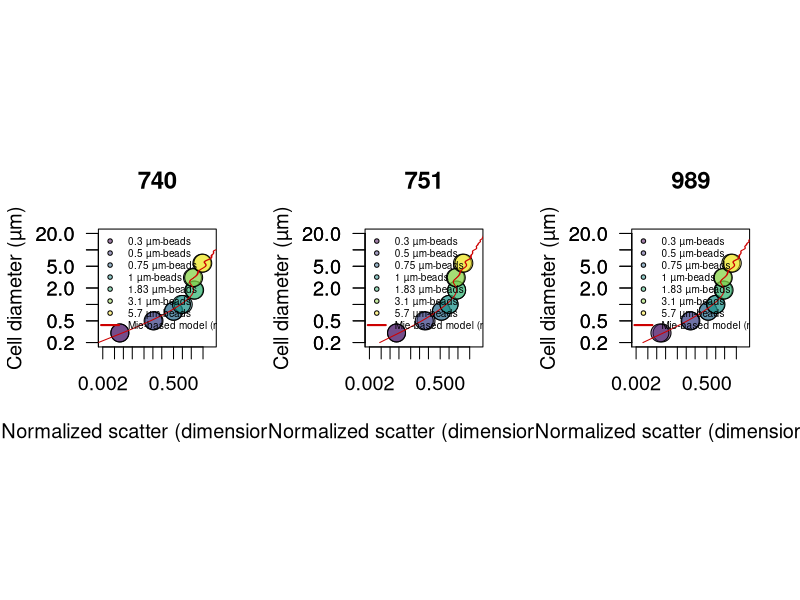

Generate this figure with R:
library(scales)
library(viridis)
path.to.git.repository <- "~/Documents/DATA/Codes/mie-theory"
setwd(path.to.git.repository)

#############################
### scatter normalization ###
#############################

beads740 <- read.csv("740-summary.csv")
beads740$fsc <- 10^((beads740$fsc.corr.high/2^16)*3.5)
id.740 <- which(beads740$size == 1) # find 1 micron beads
beads740$normalized.fsc <- beads740$fsc/mean(beads740[id.740,'fsc'])
beads740 <- beads740[order(beads740$size),]

beads989<- read.csv("989-summary.csv")
beads989$fsc <- 10^((beads989$fsc.corr.high/2^16)*3.5)
id.989 <- which(beads989$size == 1) # find 1 micron beads
beads989$normalized.fsc <- beads989$fsc/mean(beads989[id.989,'fsc'])
beads989 <- beads989[order(beads989$size),]

beads751 <- read.csv("751-summary.csv")
beads751$fsc <- 10^((beads751$fsc.corr.high/2^16)*3.5)
id.751<- which(beads751$size == 1) # find 1 micron beads
beads751$normalized.fsc <- beads751 $fsc/mean(beads751 [id.751,'fsc'])
beads751 <- beads751[order(beads751$size),]


####################
### OPTIMIZATION ###
####################
library(DEoptim)

# Mie theory fitting
# n for phyto = 1.35- 1.41 # see Lehmuskero et al. Progr Oceanogr 2018
mie2 <- t(read.csv("meidata-1010.csv" ,header=F)) # low
mie1 <- t(read.csv("meidata-1032.csv" ,header=F)) # fit
mie3 <- t(read.csv("meidata-1055.csv" ,header=F)) # high
mie4 <- t(read.csv("meidata-beads.csv" ,header=F)) # particle of 1 µm, index of refraction of 1.6033

# optimization routine
sigma.lsq <- function(mie, beads, params){

     c <- params[1]
     b <- params[2]
     id <- findInterval(beads$size, mie[,1])
     scatt <- (mie[id,2]/c)^b

           df <- data.frame(obs=beads$normalized.fsc, pred=scatt)
      sigma <- mean(((df$obs - df$pred)/df$obs)^2,na.rm=T)
      return(sigma)
  }



######################################################
#### compare MIE prediction with calibration beads ###
######################################################
png("Mie-beads-scatter.png",width=12, height=6, unit='in', res=400)

par(mfrow=c(1,3), pty='s', cex=1.2)

for(inst in c(740,751,989)){

# inst <- 740

### Optiomization

if(inst == 740) beads <- beads740
if(inst == 751) beads <- beads751
if(inst == 989) beads <- beads989

#beads1 <- subset(beads,  size > 0.3) # run to test optimzation across range of particle size, except 0.3 microns beads not properly analyzed.

f <- function(params) sigma.lsq(mie=mie4, beads=beads, params)
res <- DEoptim(f, lower=c(0,0), upper=c(10000,2), control=DEoptim.control(itermax=1000, reltol=1e-8,trace=100, steptol=100, strategy=2, parallelType=0))
print(res$optim$bestval)
params <- res$optim$bestmem # optimized 'c' and 'b' values
print(params)


### CREATE LOOKUP TABLE
#d <- 0.220; e <- 1 # LINEAR Shalapyonok et al. 2001; 0.220 (Li et al. 1992, Veldhuis et al. 2004, and more studies agreed with 220 fg C um-3)
#d <- 0.54; e <- 0.85 # EXPO Roy, S., Sathyendranath, S. & Platt, T. Size-partitioned phytoplankton carbon and carbon-to-chlorophyll ratio from ocean colour by an absorption-based bio-optical algorithm. Remote Sens. Environ. 194, 177–189 (2017).
d <- 0.216; e <- 0.939 # EXPO Roy, 1. Menden-Deuer, S. & Lessard, E. J. Carbon to volume relationships for dinoflagellates, diatoms, and other protist plankton. Limnol. Oceanogr. 45, 569–579 (2000).

max.scatter <- 30
min.scatter <- 0.000865

b <- params[2]
c <- params[1]
scatter <- 10^(seq(log10(min(mie2[,2]/c)), log10(max(mie3[,2]/c)),length.out=10000))

s1 <- approx((mie1[,2]/c)^b, mie1[,1], xout=scatter)
s2 <- approx((mie2[,2]/c)^b, mie2[,1], xout=scatter)
s3 <- approx((mie3[,2]/c)^b, mie3[,1], xout=scatter)
s4 <- approx((mie1[,2]/c)^b, d*(4/3*pi*(0.5*mie1[,1])^3)^e, xout=scatter)
s5 <- approx((mie2[,2]/c)^b, d*(4/3*pi*(0.5*mie2[,1])^3)^e, xout=scatter)
s6 <- approx((mie3[,2]/c)^b, d*(4/3*pi*(0.5*mie3[,1])^3)^e, xout=scatter)

		if(inst == 740){mie_740 <- data.frame(cbind(scatter=s1$x,
                                                  diam_740_mid=s1$y,diam_740_upr=s2$y,diam_740_lwr = s3$y,
                                                  Qc_740_mid=s4$y, Qc_740_upr=s5$y, Qc_740_lwr=s6$y))
                      	mie_740 <- subset(mie_740, scatter >= min.scatter & scatter <= max.scatter)
                     	}

        if(inst == 751){mie_751 <- data.frame(cbind(scatter=s1$x,
                                                  diam_751_mid=s1$y,diam_751_upr=s2$y,diam_751_lwr = s3$y,
                                                  Qc_751_mid=s4$y, Qc_751_upr=s5$y, Qc_751_lwr=s6$y))
                      	mie_751 <- subset(mie_751, scatter >= min.scatter & scatter <= max.scatter)
                      	}
	    if(inst == 989){mie_989 <- data.frame(cbind(scatter=s1$x,
                                                  diam_989_mid=s1$y,diam_989_upr=s2$y,diam_989_lwr = s3$y,
                                                  Qc_989_mid=s4$y, Qc_989_upr=s5$y, Qc_989_lwr=s6$y))
                      	mie_989 <- subset(mie_989, scatter >= min.scatter & scatter <= max.scatter)
						}

plot(beads$normalized.fsc, beads$size,log='xy', xaxt='n',xlim=c(0.002,10), ylim=c(0.2,20), bg=alpha(viridis(nrow(beads)),0.5),cex=2, pch=21, xlab="Normalized scatter (dimensionless)", ylab="Cell diameter (µm)", las=1, main=paste(inst))
axis(1, at=c(0.002,0.005,0.01,0.02,0.05,0.1,0.2,0.5,1,2,5))
axis(2, at=c(0.1,0.2,0.5,1,2,5,10,20),las=1)
lines((mie4[,2]/c)^b, mie4[,1], col='red3')
legend("topleft",cex=0.5, legend=c(paste(unique(beads$size), 'µm-beads'), "Mie-based model (n = 1.603)"), bty='n', pch=c(rep(21,nrow(beads)/2), NA), lwd=c(rep(NA,nrow(beads)/2), 2),col=c(rep(1,nrow(beads)/2),'red3'), pt.bg=alpha(c(viridis(nrow(beads)/2), 'red3'),0.5))

}

dev.off()


mie <- data.frame(cbind(mie_740[,], mie_751[,-1], mie_989[,-1]))
summary(mie)
write.csv(mie, "calibrated-mie.csv", row.names=F, quote=F)
